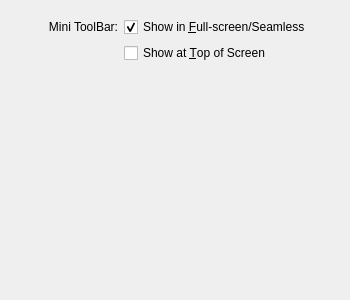
<ui version="4.0">
 <comment>
 VBox frontends: Qt4 GUI ("VirtualBox"):

 Copyright (C) 2008-2016 Oracle Corporation

 This file is part of VirtualBox Open Source Edition (OSE), as
 available from http://www.virtualbox.org. This file is free software;
 you can redistribute it and/or modify it under the terms of the GNU
 General Public License (GPL) as published by the Free Software
 Foundation, in version 2 as it comes in the "COPYING" file of the
 VirtualBox OSE distribution. VirtualBox OSE is distributed in the
 hope that it will be useful, but WITHOUT ANY WARRANTY of any kind.
 </comment>
 <class>UIMachineSettingsInterface</class>
 <widget class="QWidget" name="UIMachineSettingsInterface">
  <property name="geometry">
   <rect>
    <x>0</x>
    <y>0</y>
    <width>350</width>
    <height>300</height>
   </rect>
  </property>
  <layout class="QGridLayout" name="m_pLayoutMain">
   <item row="0" column="0" colspan="3">
    <widget class="UIMenuBarEditorWidget" name="m_pMenuBarEditor">
     <property name="sizePolicy">
      <sizepolicy vsizetype="Fixed" hsizetype="MinimumExpanding">
       <horstretch>0</horstretch>
       <verstretch>0</verstretch>
      </sizepolicy>
     </property>
     <property name="whatsThis">
      <string>Allows to modify VM menu-bar contents.</string>
     </property>
    </widget>
   </item>
   <item row="1" column="0">
    <widget class="QLabel" name="m_pLabelMiniToolBar">
     <property name="text">
      <string>Mini ToolBar:</string>
     </property>
     <property name="alignment">
      <set>Qt::AlignRight|Qt::AlignTrailing|Qt::AlignVCenter</set>
     </property>
    </widget>
   </item>
   <item row="1" column="1" colspan="2">
    <widget class="QCheckBox" name="m_pCheckBoxShowMiniToolBar">
     <property name="sizePolicy">
      <sizepolicy vsizetype="Fixed" hsizetype="MinimumExpanding">
       <horstretch>0</horstretch>
       <verstretch>0</verstretch>
      </sizepolicy>
     </property>
     <property name="whatsThis">
      <string>When checked, show the Mini ToolBar in full-screen and seamless modes.</string>
     </property>
     <property name="text">
      <string>Show in &amp;Full-screen/Seamless</string>
     </property>
     <property name="checked">
      <bool>true</bool>
     </property>
    </widget>
   </item>
   <item row="2" column="1" colspan="2">
    <widget class="QCheckBox" name="m_pComboToolBarAlignment">
     <property name="sizePolicy">
      <sizepolicy vsizetype="Fixed" hsizetype="MinimumExpanding">
       <horstretch>0</horstretch>
       <verstretch>0</verstretch>
      </sizepolicy>
     </property>
     <property name="whatsThis">
      <string>When checked, show the Mini ToolBar at the top of the screen, rather than in its default position at the bottom of the screen.</string>
     </property>
     <property name="text">
      <string>Show at &amp;Top of Screen</string>
     </property>
     <property name="checked">
      <bool>false</bool>
     </property>
    </widget>
   </item>
   <item row="3" column="0" colspan="3">
    <spacer name="m_pSpacer">
     <property name="orientation">
      <enum>Qt::Vertical</enum>
     </property>
     <property name="sizeHint" stdset="0">
      <size>
       <width>0</width>
       <height>0</height>
      </size>
     </property>
    </spacer>
   </item>
   <item row="4" column="0" colspan="3">
    <widget class="UIStatusBarEditorWidget" name="m_pStatusBarEditor">
     <property name="sizePolicy">
      <sizepolicy vsizetype="Fixed" hsizetype="MinimumExpanding">
       <horstretch>0</horstretch>
       <verstretch>0</verstretch>
      </sizepolicy>
     </property>
     <property name="whatsThis">
      <string>Allows to modify VM status-bar contents.</string>
     </property>
    </widget>
   </item>
  </layout>
 </widget>
 <customwidgets>
  <customwidget>
   <class>UIMenuBarEditorWidget</class>
   <extends>QWidget</extends>
   <header>UIMenuBarEditorWindow.h</header>
  </customwidget>
  <customwidget>
   <class>UIStatusBarEditorWidget</class>
   <extends>QWidget</extends>
   <header>UIStatusBarEditorWindow.h</header>
  </customwidget>
 </customwidgets>
 <resources/>
 <connections>
  <connection>
   <sender>m_pCheckBoxShowMiniToolBar</sender>
   <signal>toggled(bool)</signal>
   <receiver>m_pComboToolBarAlignment</receiver>
   <slot>setEnabled(bool)</slot>
   <hints>
    <hint type="sourcelabel">
     <x>195</x>
     <y>50</y>
    </hint>
    <hint type="destinationlabel">
     <x>196</x>
     <y>72</y>
    </hint>
   </hints>
  </connection>
 </connections>
</ui>
